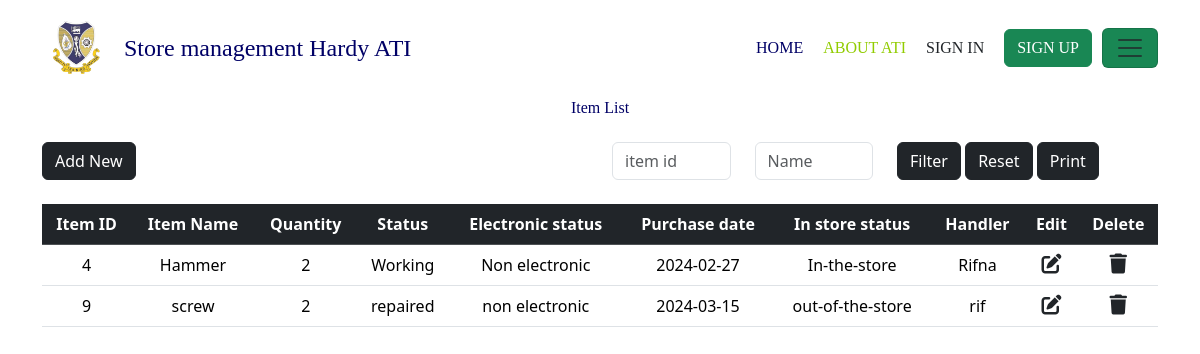
Screenshot of /page/admin-dashbord/table/admin-dashbord.php with the database file from the repository.
### page/admin-dashbord/table/admin-dashbord.php (the view, shortened to what this page needs)
<!DOCTYPE html>
<html lang="en">
<head>
    <link rel="stylesheet" href="style.css">
    <link rel="stylesheet" href="print.css">
    <link href="https://cdn.jsdelivr.net/npm/bootstrap@5.3.2/dist/css/bootstrap.min.css" rel="stylesheet">
    <link href="https://getbootstrap.com/docs/5.3/assets/css/docs.css" rel="stylesheet">
    <link href="https://db.onlinewebfonts.com/c/1f182a2cd2b60d5a6ac9667a629fbaae?family=PF+Din+Stencil+W01+Bold"
        rel="stylesheet">
    <link href="https://unpkg.com/aos@2.3.1/dist/aos.css" rel="stylesheet">
    <link rel="stylesheet" href="https://cdnjs.cloudflare.com/ajax/libs/font-awesome/6.4.0/css/all.min.css"
 />
</head>
<body>
    <div class="home">
        <?php
        include '../../../components/navbar/navbar.php';
        ?>
        <div class="admin-dashbord container">
            <div class="admin-dashbord-tittle">
                <P class="" data-aos="fade-up" data-aos-duration="2000">Item List</P>
            </div>
            <div class="row mb-2 mt-1 filter-section">
                <div class="col-md-12">
                    <div class="row">
                        <div class="col-md-6 mb-2">
                            <a href="add-new.php" class="btn btn-dark">Add New</a>
                        </div>
                        <div class="col-md-6">
                            <form action="admin-dashbord.php" method="GET">
                                <div class="row">
                                    <div class="col-md-3 mb-3">
                                        <input type="text" name="item-id"
                                            value="<?= isset ($_GET['item-id']) ? $_GET['item-id'] : ''; ?>"
                                            class="form-control" placeholder="item id">
                                    </div>
                                    <div class="col-md-3 mb-3">
                                        <input type="text" name="item-name"
                                            value="<?= isset ($_GET['item-name']) ? $_GET['item-name'] : '' ?>"
                                            class="form-control" placeholder="Name">
                                    </div>
                                    <div class="col-md-6 mb-2">
                                        <button class="btn btn-dark" type="submit">Filter</button>
                                        <a href="admin-dashbord.php" type="reset" class="btn btn-dark">Reset</a>
                                        <button class="btn btn-dark" onclick="window.print();">Print</button>
                                    </div>
                                </div>
                            </form>
                        </div>
                    </div>
                </div>
            </div>
            <div class="container-2">
                <table class="table table-hover text-center ">
                    <thead class="table-dark">
                        <tr>
                            <th scope="col">Item ID</th>
                            <th scope="col">Item Name</th>
                            <th scope="col">Quantity</th>
                            <th scope="col">Status</th>
                            <th scope="col">Electronic status</th>
                            <th scope="col">Purchase date</th>
                            <th scope="col">In store status</th>
                            <th scope="col">Handler</th>
                            <th scope="col" class="col-remove">Edit</th>
                            <th scope="col" class="col-remove">Delete</th>
                        </tr>
                    </thead>
                    <?php
                    if (isset ($_GET['item-id']) || isset ($_GET['item-name'])) {
                        ?>
                        <tbody>
                            <?php
                            $conditions = array();
                            if (!empty ($_GET['item-id'])) {
                                $conditions[] = "item_id = {$_GET['item-id']}";
                            }
                            if (!empty ($_GET['item-name'])) {
                                $conditions[] = "(item_name LIKE '%{$_GET['item-name']}%')";
                            }
                            include "db_conn.php";
                            $sql = "SELECT * FROM `ati-store`";
                            if (!empty ($conditions)) {
                                $sql = $sql . " WHERE " . implode(" AND ", $conditions);
                            }
                            $result = mysqli_query($conn, $sql);
                            mysqli_close($conn);
                            if ($result && mysqli_num_rows($result) > 0) {
                                while ($row = mysqli_fetch_assoc($result)) {
                                    ?>
                                    <tr>
                                        <td>
                                            <?php echo $row["item_id"]; ?>
                                        </td>
                                        <td>
                                            <?php echo $row["item_name"]; ?>
                                        </td>
                                        <td>
                                            <?php echo $row["quantity"]; ?>
                                        </td>
                                        <td>
                                            <?php echo $row["status"]; ?>
                                        </td>
                                        <td>
                                            <?php echo $row["electonic_status"]; ?>
                                        </td>
                                        <td>
                                            <?php echo $row["purchase_date"]; ?>
                                        </td>
                                        <td>
                                            <?php echo $row["in_store_status"]; ?>
                                        </td>
                                        <td>
                                            <?php echo $row["handler"]; ?>
                                        </td>
                                        <td class="col-remove"><a href="edit.php?id=<?php echo $row["item_id"]; ?>"
                                                class="link-dark"><i class="fa-solid fa-pen-to-square fs-5"></i></a></td>
                                        <td class="col-remove"><a href="delete.php?id=<?php echo $row["item_id"]; ?>"
                                                class="link-dark"><i class="fa-solid fa-trash fs-5"></i></a></td>
                                    </tr>
                                    <?php
                                }
                            } else {
                                ?>
                                <tr>
                                    <td colspan="15">
                                        <?php echo 'No records found' ?>
                                    </td>
                                </tr>
                                <?php
                            }
                            ?>
                        </tbody>
                        <?php
                    } else { ?>
                        <tbody>
                            <?php
                            include "db_conn.php";
                            $sql = "SELECT * FROM `ati-store`";
                            $result = mysqli_query($conn, $sql);
                            while ($row = mysqli_fetch_assoc($result)) {
                                ?>
                                <tr>
                                    <td>
                                        <?php echo $row["item_id"]; ?>
                                    </td>
                                    <td>
                                        <?php echo $row["item_name"]; ?>
                                    </td>
                                    <td>
                                        <?php echo $row["quantity"]; ?>
                                    </td>
                                    <td>
                                        <?php echo $row["status"]; ?>
                                    </td>
                                    <td>
                                        <?php echo $row["electonic_status"]; ?>
                                    </td>
                                    <td>
                                        <?php echo $row["purchase_date"]; ?>
                                    </td>
                                    <td>
                                        <?php echo $row["in_store_status"]; ?>
                                    </td>
                                    <td>
                                        <?php echo $row["handler"]; ?>
                                    </td>
                                    <td>
                                        <a href="edit.php?id=<?php echo $row["item_id"] ?>" class="link-dark"><i
                                                class="fa-solid fa-pen-to-square fs-5 "></i></a>
                                    </td>
                                    <td>
                                        <a href="delete.php?id=<?php echo $row["item_id"] ?>" class="link-dark"><i
                                                class="fa-solid fa-trash fs-5"></i></a>
                                    </td>
                                </tr>
                                <?php
                            }
                            ?>
                        </tbody>
                    <?php } ?>
                </table>
            </div>
        </div>
    </div>
</body>
</html>

### components/navbar/navbar.php (shortened to what this page needs)
<!DOCTYPE html>
<html lang="en">
<head>
</head>
<body>
    <div class="nav-group navbar-dark" id="navbar">
        <nav class="navbar">
            <div class="container">
                <a href="" class="navbar-brand fs-4">
                    <img src="/rifna-sem-4-project/Images/logo.png" alt="" width="70">
                    <span class="container responsive-brand-item">
                        Store management<span class="brand-br"><span class=""> Hardy</span> ATI</span>
                    </span>
                </a>
                <div class="navbar-nav-outer ">
                    <div class="nav-item-outer ">
                        <a href="#" class="nav-link nav-link-home active">HOME</a>
                    </div>
                    <div class="nav-item-outer">
                        <a href="#"
                            class="nav-link nav-link-about">ABOUT ATI</a>
                    </div>
                    <?php if (!isset ($_SESSION['username'])): ?>
                        <div class="nav-item-outer">
                            <a href="#"
                                class="nav-link nav-link-login">SIGN IN</a>
                        </div>
                        <div class="nav-item-outer">
                            <button type="button" class="btn btn-success outer-button"
                                onclick="window.location.href='#'">SIGN
                                UP</button>
                        </div>
                    <?php endif; ?>
                </div>
                <button class="navbar-toggler" type="button" data-bs-toggle="offcanvas" data-bs-target="#myNavBar">
                    <span class="navbar-toggler-icon"></span>
                </button>
            </div>
        </nav>
    </div>
</body>
</html>

### page/admin-dashbord/table/style.css (style rules this page uses)
* { box-sizing: border-box; }
body { width: 100vw; height: fit-content; overflow-x: hidden; background-color: #ddd; }
.home { position: relative; top: 0%; height: fit-content; }
.admin-dashbord { height: 100vh; width: 100vw; padding: 20px; padding-top: 93px; position: relative; }
.container-2 { height: 80vh; overflow-x: scroll; }
.admin-dashbord-tittle { text-align: center; width: 100%; height: 45px; display: flex; align-items: center; justify-content: center; color: #000066; font-family: "PF Din Stencil W01 Bold"; }

### components/navbar/navbar.php (style rules this page uses)
.nav-group { position: fixed; top: 0%; width: 100%; z-index: 3; background-color: transparent; }
.responsive-brand-item { color: #000066; font-family: "PF Din Stencil W01 Bold"; }
.nav-link, .outer-button, .offcanvas-button { font-family: "PF Din Stencil W01 Bold"; }
.nav-link-home { color: #000066; }
.nav-link-about { color: #91CC00; }
@media only screen and (min-width: 992px) { .navbar-nav-outer { list-style: none; display: flex; align-items: center; margin-left: auto; } }
@media only screen and (min-width: 992px) { .nav-item-outer { padding: 10px; } }
.navbar-brand { display: flex; align-items: center; }
.navbar-toggler { background-color: #198754; }

### rows the page displays
ati-store: item_id "4", item_name "Hammer", quantity "2", status "Working", electonic_status "Non electronic", purchase_date "2024-02-27", in_store_status "In-the-store", handler "Rifna"
ati-store: item_id "9", item_name "screw", quantity "2", status "repaired", electonic_status "non electronic", purchase_date "2024-03-15", in_store_status "out-of-the-store", handler "rif"
